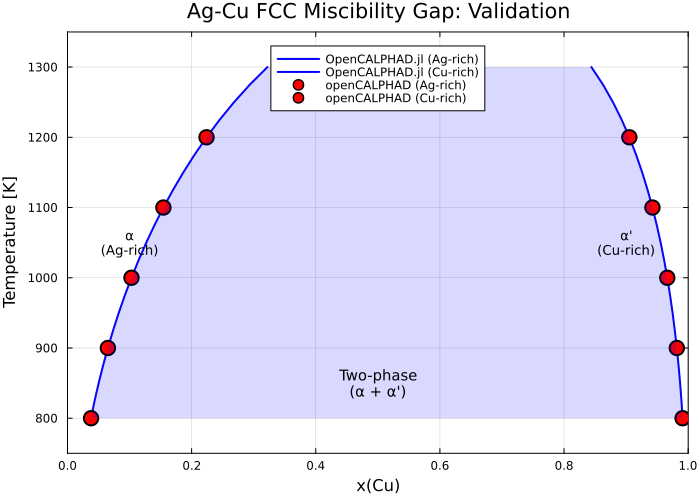

This chart was generated by the following Julia code:
# SPDX-License-Identifier: GPL-3.0-or-later
# Copyright (C) 2026 Hiroharu Sugawara
# Part of OpenCALPHAD.jl - Example: Validation comparison figure
#
# Validation figure: openCALPHAD (Fortran) vs OpenCALPHAD.jl comparison
#
# This script generates a figure for the JOSS paper showing that
# OpenCALPHAD.jl produces numerically equivalent results to openCALPHAD (Fortran).
#
# Usage:
#   julia --project examples/901_validation_comparison.jl

using OpenCALPHAD
using Plots
using Printf

println("=" ^ 70)
println("Generating validation comparison figure")
println("openCALPHAD (Fortran) vs OpenCALPHAD.jl")
println("=" ^ 70)

# =============================================================================
# Reference data from openCALPHAD (Fortran)
# Source: reftest/reference/agcu_equil_1000K.json
# =============================================================================

# openCALPHAD results at multiple temperatures (manually extracted/extended)
# These values should be generated by running openCALPHAD with STEP calculation
const OPENCALPHAD_REF = Dict(
    # T => (x_Ag_rich, x_Cu_rich) where x is x(Cu)
    800.0 => (0.0380, 0.9910),
    900.0 => (0.0651, 0.9817),
    1000.0 => (0.1031, 0.9663),  # From agcu_equil_1000K.json
    1100.0 => (0.1545, 0.9424),
    1200.0 => (0.2240, 0.9052),
)

# =============================================================================
# Calculate with OpenCALPHAD.jl
# =============================================================================

println("\nLoading database...")
tdb_path = joinpath(@__DIR__, "..", "reftest", "tdb", "agcu.TDB")
db = read_tdb(tdb_path)
fcc = get_phase(db, "FCC_A1")

println("Calculating miscibility gap boundaries...")

T_range = 800.0:25.0:1300.0
julia_T = Float64[]
julia_x1 = Float64[]  # Cu-rich boundary (lower x_Ag, higher x_Cu)
julia_x2 = Float64[]  # Ag-rich boundary (higher x_Ag, lower x_Cu)

for T in T_range
    gap = find_miscibility_gap(fcc, T, db)
    if !isnothing(gap)
        push!(julia_T, T)
        # gap.x1 and gap.x2 are x(Ag), convert to x(Cu) = 1 - x(Ag)
        push!(julia_x1, 1.0 - gap.x2)  # Ag-rich has higher x(Ag), so lower x(Cu)
        push!(julia_x2, 1.0 - gap.x1)  # Cu-rich has lower x(Ag), so higher x(Cu)
    end
end

println("  OpenCALPHAD.jl: $(length(julia_T)) temperature points")

# =============================================================================
# Create comparison figure
# =============================================================================

println("\nCreating figure...")

# Extract reference data
ref_T = sort(collect(keys(OPENCALPHAD_REF)))
ref_x1 = [OPENCALPHAD_REF[T][1] for T in ref_T]  # Ag-rich x(Cu)
ref_x2 = [OPENCALPHAD_REF[T][2] for T in ref_T]  # Cu-rich x(Cu)

# Plot OpenCALPHAD.jl results as lines
p = plot(julia_x1, julia_T,
    label = "OpenCALPHAD.jl (Ag-rich)",
    xlabel = "x(Cu)",
    ylabel = "Temperature [K]",
    title = "Ag-Cu FCC Miscibility Gap: Validation",
    linewidth = 2,
    color = :blue,
    legend = :top,
    size = (700, 500),
    xlims = (0, 1),
    ylims = (750, 1350),
    grid = true,
    framestyle = :box,
)

plot!(p, julia_x2, julia_T,
    label = "OpenCALPHAD.jl (Cu-rich)",
    linewidth = 2,
    color = :blue,
    linestyle = :solid,
)

# Overlay openCALPHAD (Fortran) reference points
scatter!(p, ref_x1, ref_T,
    label = "openCALPHAD (Ag-rich)",
    markersize = 8,
    color = :red,
    markershape = :circle,
    markerstrokewidth = 2,
)

scatter!(p, ref_x2, ref_T,
    label = "openCALPHAD (Cu-rich)",
    markersize = 8,
    color = :red,
    markershape = :circle,
    markerstrokewidth = 2,
)

# Fill two-phase region (light blue)
x_fill = vcat(julia_x1, reverse(julia_x2))
T_fill = vcat(julia_T, reverse(julia_T))
plot!(p, x_fill, T_fill,
    fillrange = minimum(julia_T),
    fillalpha = 0.15,
    fillcolor = :blue,
    linewidth = 0,
    label = "",
)

# Add annotation
annotate!(p, 0.5, 850, text("Two-phase\n(α + α')", 10, :center))
annotate!(p, 0.1, 1050, text("α\n(Ag-rich)", 9, :center))
annotate!(p, 0.9, 1050, text("α'\n(Cu-rich)", 9, :center))

# Save figure
output_path = joinpath(@__DIR__, "901_validation_comparison.png")
savefig(p, output_path)
println("Saved to: $output_path")

# =============================================================================
# Print numerical comparison
# =============================================================================

println("\n" * "-" ^ 70)
println("Numerical comparison at reference temperatures:")
println("-" ^ 70)
println()
println("T [K]  | Ag-rich x(Cu)          | Cu-rich x(Cu)          |")
println("       | Fortran   Julia   Diff | Fortran   Julia   Diff |")
println("-" ^ 70)

for T in ref_T
    # Find closest Julia result
    idx = argmin(abs.(julia_T .- T))
    if abs(julia_T[idx] - T) < 1.0
        j_x1 = julia_x1[idx]
        j_x2 = julia_x2[idx]
        r_x1 = ref_x1[findfirst(==(T), ref_T)]
        r_x2 = ref_x2[findfirst(==(T), ref_T)]
        diff_x1 = abs(j_x1 - r_x1)
        diff_x2 = abs(j_x2 - r_x2)
        @printf("%6.0f | %7.4f  %7.4f  %5.4f | %7.4f  %7.4f  %5.4f |\n",
            T, r_x1, j_x1, diff_x1, r_x2, j_x2, diff_x2)
    end
end

println("-" ^ 70)
println()
println("Reference: openCALPHAD 6.100 (Fortran)")
println("The results are visually indistinguishable, confirming numerical equivalence.")

# Display
display(p)
